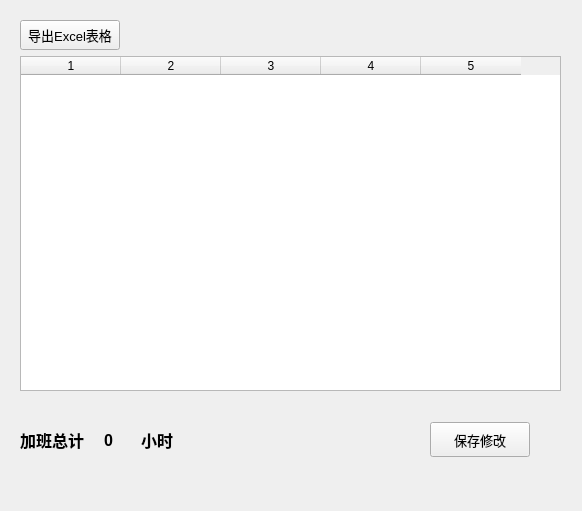
<?xml version="1.0" encoding="UTF-8"?>
<ui version="4.0">
 <class>Form</class>
 <widget class="QWidget" name="Form">
  <property name="geometry">
   <rect>
    <x>0</x>
    <y>0</y>
    <width>582</width>
    <height>511</height>
   </rect>
  </property>
  <property name="windowTitle">
   <string>Form</string>
  </property>
  <widget class="QWidget" name="layoutWidget">
   <property name="geometry">
    <rect>
     <x>20</x>
     <y>20</y>
     <width>541</width>
     <height>371</height>
    </rect>
   </property>
   <layout class="QVBoxLayout" name="verticalLayout" stretch="0,1">
    <item>
     <widget class="QPushButton" name="pushButton">
      <property name="minimumSize">
       <size>
        <width>0</width>
        <height>30</height>
       </size>
      </property>
      <property name="maximumSize">
       <size>
        <width>100</width>
        <height>16777215</height>
       </size>
      </property>
      <property name="font">
       <font>
        <pointsize>10</pointsize>
       </font>
      </property>
      <property name="text">
       <string>导出Excel表格</string>
      </property>
     </widget>
    </item>
    <item>
     <widget class="QTableWidget" name="tableWidget">
      <property name="sizePolicy">
       <sizepolicy hsizetype="Preferred" vsizetype="Preferred">
        <horstretch>0</horstretch>
        <verstretch>0</verstretch>
       </sizepolicy>
      </property>
      <property name="minimumSize">
       <size>
        <width>0</width>
        <height>0</height>
       </size>
      </property>
      <property name="columnCount">
       <number>5</number>
      </property>
      <column/>
      <column/>
      <column/>
      <column/>
      <column/>
     </widget>
    </item>
   </layout>
  </widget>
  <widget class="QWidget" name="horizontalLayoutWidget">
   <property name="geometry">
    <rect>
     <x>400</x>
     <y>400</y>
     <width>161</width>
     <height>80</height>
    </rect>
   </property>
   <layout class="QHBoxLayout" name="horizontalLayout">
    <property name="sizeConstraint">
     <enum>QLayout::SetDefaultConstraint</enum>
    </property>
    <item>
     <widget class="QPushButton" name="pushButton_2">
      <property name="maximumSize">
       <size>
        <width>100</width>
        <height>35</height>
       </size>
      </property>
      <property name="font">
       <font>
        <pointsize>10</pointsize>
       </font>
      </property>
      <property name="text">
       <string>保存修改</string>
      </property>
      <property name="autoDefault">
       <bool>false</bool>
      </property>
      <property name="default">
       <bool>false</bool>
      </property>
      <property name="flat">
       <bool>false</bool>
      </property>
     </widget>
    </item>
   </layout>
  </widget>
  <widget class="QWidget" name="horizontalLayoutWidget_2">
   <property name="geometry">
    <rect>
     <x>20</x>
     <y>400</y>
     <width>161</width>
     <height>81</height>
    </rect>
   </property>
   <layout class="QHBoxLayout" name="horizontalLayout_2">
    <property name="spacing">
     <number>0</number>
    </property>
    <item>
     <widget class="QLabel" name="label">
      <property name="maximumSize">
       <size>
        <width>90</width>
        <height>30</height>
       </size>
      </property>
      <property name="font">
       <font>
        <family>Adobe Arabic</family>
        <pointsize>12</pointsize>
        <weight>75</weight>
        <bold>true</bold>
       </font>
      </property>
      <property name="layoutDirection">
       <enum>Qt::LeftToRight</enum>
      </property>
      <property name="autoFillBackground">
       <bool>false</bool>
      </property>
      <property name="frameShape">
       <enum>QFrame::NoFrame</enum>
      </property>
      <property name="frameShadow">
       <enum>QFrame::Sunken</enum>
      </property>
      <property name="text">
       <string>加班总计</string>
      </property>
      <property name="alignment">
       <set>Qt::AlignCenter</set>
      </property>
     </widget>
    </item>
    <item>
     <widget class="QLabel" name="totaltime">
      <property name="maximumSize">
       <size>
        <width>50</width>
        <height>30</height>
       </size>
      </property>
      <property name="font">
       <font>
        <family>Arial</family>
        <pointsize>12</pointsize>
        <weight>75</weight>
        <bold>true</bold>
       </font>
      </property>
      <property name="text">
       <string>0</string>
      </property>
      <property name="alignment">
       <set>Qt::AlignCenter</set>
      </property>
     </widget>
    </item>
    <item>
     <widget class="QLabel" name="label_3">
      <property name="maximumSize">
       <size>
        <width>80</width>
        <height>30</height>
       </size>
      </property>
      <property name="font">
       <font>
        <family>Adobe Arabic</family>
        <pointsize>12</pointsize>
        <weight>75</weight>
        <bold>true</bold>
       </font>
      </property>
      <property name="layoutDirection">
       <enum>Qt::LeftToRight</enum>
      </property>
      <property name="autoFillBackground">
       <bool>false</bool>
      </property>
      <property name="frameShape">
       <enum>QFrame::NoFrame</enum>
      </property>
      <property name="frameShadow">
       <enum>QFrame::Sunken</enum>
      </property>
      <property name="text">
       <string>小时</string>
      </property>
      <property name="alignment">
       <set>Qt::AlignCenter</set>
      </property>
     </widget>
    </item>
   </layout>
  </widget>
 </widget>
 <resources/>
 <connections/>
</ui>
